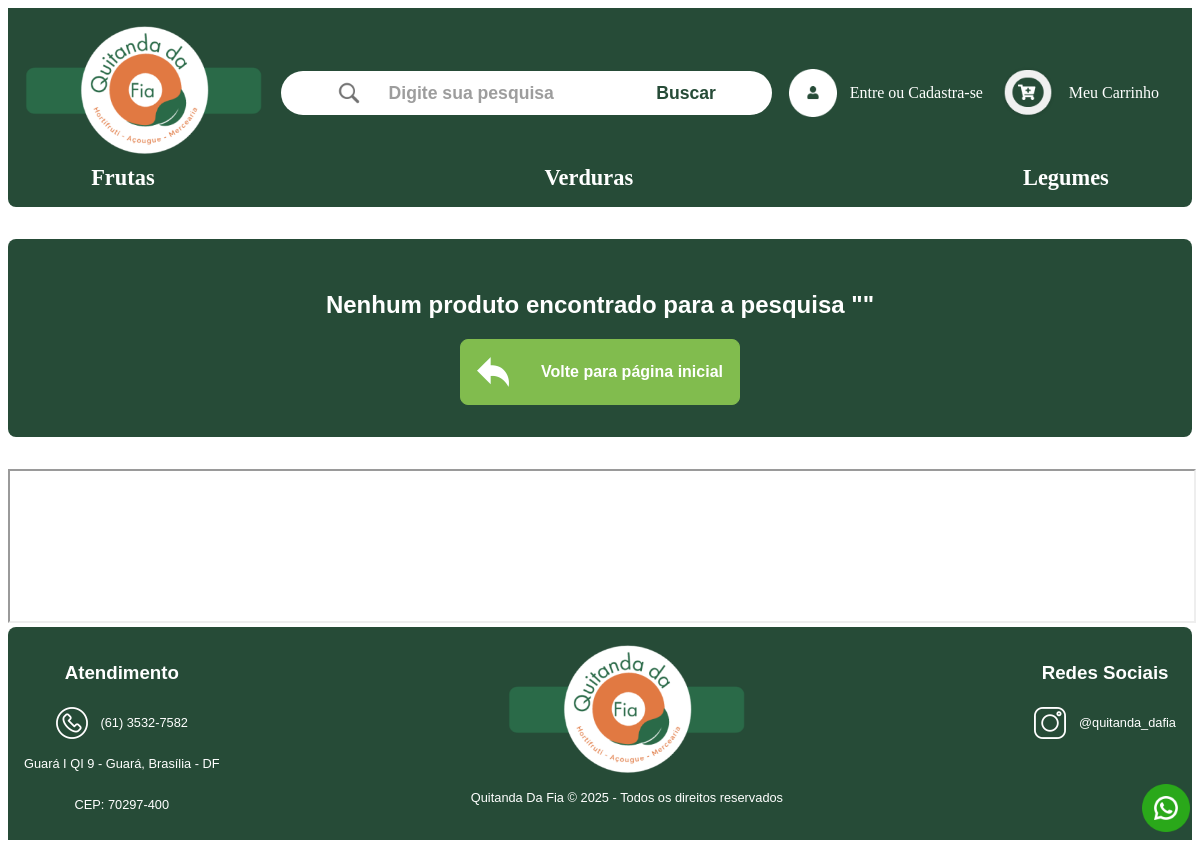
Page /busca/ on the committed database.
### base/models.py (models this page shows, shortened)
class Category(models.Model):
    id = models.CharField(
        max_length=50,
        primary_key=True,
        default=uuid4,
        editable=False
    )
    name = models.CharField(max_length=50, null=False)
    created_at = models.DateTimeField(auto_now_add=True)
    updated_at = models.DateTimeField(auto_now=True)
    edited_by = models.CharField(max_length=100, null=False)

### base/views.py (the view)
# urls.py: path('busca/', busca, name='busca'),
def busca(request):
    query = request.GET.get('q', '')
    results = Product.objects.filter(name__icontains=query) if query else []
    context = {
        'query': query,
        'results': results,
        'categories' : categories
    }
    return render(request, "base/search.html", context)

### base/context_processors.py (called while the page is built)
def menu_categories(request):
    return {'categories': Category.objects.all()}

### base/templates/base/search.html
{% extends 'base/base.html' %}
{% load static %}
{% block content %}
{% if results %}
    <div id="product_found">
        <h2>Resultados da Pesquisa: "{{ query }}"</h2>
        <div id="order_products">
            {% for product in results%}
                <div id="product_card" class="product">
                    <img src="{{ product.image }}" alt="{{ product.name }}">
                    <div id="product_information">
                        <p id="product">{{ product.name }} - {{ product.unit }}</p>
                        <p>R${{ product.price }}</p>
                    </div>
                    <button id="add_to_cart">
                        <div id="cart_component">
                            <img src="{% static 'img/cart.png' %}" alt="Imagem carrinho de compras"/>
                            <p>Adicionar</p>
                        </div>
                    </button>
                </div>
            {% endfor %}
        </div>
    </div>
{% else %}
    <div id="no_product_found">
        <h2>Nenhum produto encontrado para a pesquisa "{{ query }}"</h2>
        <div>
            <a href="{% url 'home' %}" id="home_page">
                <img src="{% static 'img/return.png' %}" alt="Seta para voltar à tela inicial">
                <p>Volte para página inicial</p>
            </a>
        </div>
    </div>
{% endif %}
{% endblock %}

### base/templates/base/base.html (shortened to what this page needs)
<!doctype html>
<html lang="pt-br">
    <head>
        {% load static %}
        <link rel="stylesheet" href="{% static 'css/style_base.css' %}">
        <link rel="stylesheet" href="{% static 'css/style.css' %}">
        <link rel="stylesheet" href="{% static 'css/style_registration.css' %}">
    </head>
    <body>
        <header>
            <div id="header-content">
                <a href="{% url 'home' %}" id="logo-button-header">
                    <img src="{% static 'img/logo.png' %}" alt="Logo da Quitanda da Fia">
                </a>
                <div id="search-bar">
                    <form action="{% url 'busca' %}" method="get" id="search-bar-content">
                        <img src="{% static 'img/magnifier.png' %}" alt="Lupa do campo de pesquisa">
                        <input
                            type="text"
                            name="q"
                            placeholder="Digite sua pesquisa">
                        <button id="search-button">Buscar</button>
                    </form>
                </div>
                <div>
                    {% if request.user.is_authenticated %}
                        <div class="sign-in-button">
                            <img src="{% static 'img/sign-in_button.png' %}" alt="Botão para direcionar ao login">
                            <div id="sign-in-menu">
                                Bem-vindo, {{ request.user.get_full_name|default:request.user.username }}
                                <form action="{% url 'logout' %}" method="post">
                                    {% csrf_token %}
                                    <button type="submit">
                                        <span>Sair</span>
                                    </button>
                                </form>
                            </div>
                            {% comment %} Adicionarbotão para ir as configuração se usuário for superuser {% endcomment %}
                        </div>
                    {% else %}
                        <a href="{% url 'login' %}" class="sign-in-button" id="hover-sign-in-button">
                            <img src="{% static 'img/sign-in_button.png' %}" alt="Botão para direcionar ao carrinho">
                            Entre ou Cadastra-se
                        </a>
                    {% endif %}
                </div>
                <div id="cart-info">
                    <a href="{% url 'carrinho' %}" id="cart-button">
                        <img src="{% static 'img/cart_button.png' %}" alt="Botão para direcionar ao carrinho">
                        Meu Carrinho
                    </a>
                </div>
            </div>
            <nav id="categories">
                {% for category in categories%}
                    <a href="/#{{ category.name|lower|slugify }}" id="category">{{ category.name }}</a>
                {% endfor %}
            </nav>
        </header>
        {% block content %}
        {% endblock %}
        <div id="floating-icon">
            <a href="https://wa.me/+5561998468405" target="_blank">
              <img id="whatsapp-icon" src="{% static 'img/whatsapp.png' %}" alt="Entre em contato pelo nosso WhatsApp: (61) 99846-8405">
            </a>
        </div>
        <footer>
            <div id="map-footer">
                <iframe src="https://www.google.com/maps/embed?pb=!1m14!1m8!1m3!1d15354.67248789388!2d-47.97755!3d-15.8214441!3m2!1i1024!2i768!4f13.1!3m3!1m2!1s0x935a31fbaf04a2cb%3A0x90a20c40236d5cf4!2sQuitanda%20da%20Fia!5e0!3m2!1spt-BR!2sbr!4v1723405031912!5m2!1spt-BR!2sbr"></iframe>
            </div>
            <div id="container-footer">
                <div class="content-footer">
                    <h3>Atendimento</h3>
                    <div class="contact">
                        <a href="tel:+556135327582" target="_blank">
                            <img class="contact-icons" src="{% static 'img/telephone.png' %}" alt="Ligue para nós">
                            <p>(61) 3532-7582</p>
                        </a>
                    </div>
                    <p>Guará I QI 9 - Guará, Brasília - DF</p>
                    <p>CEP: 70297-400</p>
                </div>
                <div class="content-footer">
                    <a href="{% url 'home' %}" id="logo-button-footer">
                        <img src="{% static 'img/logo.png' %}" alt="Logo da Quitanda da Fia">
                    </a>
                    <p>Quitanda Da Fia &copy; 2025 - Todos os direitos reservados</p>
                </div>
                <div class="content-footer">
                    <h3>Redes Sociais</h3>
                    <div class="contact">
                        <a href="https://www.instagram.com/quitanda_dafia/" target="_blank">
                            <img class="contact-icons" src="{% static 'img/instagram.png' %}" alt="Instagram">
                            <p>@quitanda_dafia</p>
                        </a>
                    </div>
                </div>
            </div>
        </footer>
    </body>
</html>

### base/static/css/style_base.css (style rules this page uses)
p, h1, h2, h3 { font-family: 'Rawline', sans-serif; }
html { scroll-behavior: smooth; }
Header, Footer { z-index: 2; }
body { margin: 1; }
header { background-color: #264B37; display: flex; flex-direction: column; border-radius: 0 0 8px 8px; }
#logo-button-header { background: none; border: none; padding: 0; margin: 0; cursor: pointer; color: #264B37; }
#logo-button-header img { width: 15em; }
#header-content { display: flex; justify-content: space-between; align-items: center; padding: 1em; margin-bottom: -3.2em; }
#search-bar { background-color: #ffffff; padding: 0.6em 3.5em 0.6em 3.5em; border-radius: 3em; }
#search-bar-content { display: flex; justify-content: space-between; align-items: center; gap: 1.6em; }
#search-bar img { width: 1.5em; }
input { border: none; font-size: 1.1em; font-weight: 600; opacity: 0.7; outline: none; }
#search-button { background: none; border: none; padding: 0; margin: 0; cursor: pointer; color: #264B37; font-size: 1.1em; font-weight: bold; }
#cart-button, .sign-in-button { background: none; border: none; padding: 0; margin: 0; color: #ffffff; display: flex; align-items: center; justify-content: space-between; gap: 0.8em; text-decoration: none; }
#hover-sign-in-button { cursor: pointer; }
#cart-button img { width: 3.5em; }
.sign-in-button img { width: 3em; }
#categories { display: flex; justify-content: space-between; padding: 1em; align-items: center; }
#category { display: flex; padding: 1em 3em 0em 3em; font-size: 1.4em; color: #ffffff; text-decoration: none; font-weight: bolder; }
iframe { width: 100%; }
#container-footer { background-color: #264B37; border-radius: 8px 8px 0 0; display: flex; flex-direction: row; justify-content: space-between; padding: 1em; align-items: flex-start; }
#container-footer h3, #container-footer p { color: #ffffff; }
#container-footer p { font-size: 0.8em; }
.content-footer { display: flex; flex-direction: column; align-items: center; justify-content: center; }
.contact-icons { width: 2em; }
#logo-button-footer { background: none; border: none; padding: 0; margin: 0; cursor: pointer; color: #264B37; }
#logo-button-footer img { width: 15em; }
#container-footer a { text-decoration: none; display: flex; align-items: center; gap: 0.8em; }
#floating-icon { margin: 0 auto; background-color: #ffffff; position: relative; z-index: 1; }
#whatsapp-icon { position: fixed; bottom: 1em; right: 0.6em; width: 3em; height: 3em; z-index: 999; cursor: pointer; }
#no_product_found { background-color: #264B37; border-radius: 8px; margin: 2em 0 2em 0; padding: 2em; display: flex; flex-direction: column; align-items: center; color: #ffffff; }
#no_product_found h2 { color: #ffffff; }
#home_page { background-color: #81bc4e; border: 1px solid #81bc4e; display: flex; justify-content: space-between; align-items: center; gap: 2em; height: 2em; color: #ffffff; font-weight: bold; cursor: pointer; padding: 1em; border-radius: 8px; font-size: 1em; text-decoration: none; }
#home_page img { width: 2em; }

### base/static/css/style.css (style rules this page uses)
h2, h3, .main_label { text-align: left; color: #264B37; }

### rows in the picture
Category: name "Frutas"
Category: name "Verduras"
Category: name "Legumes"
